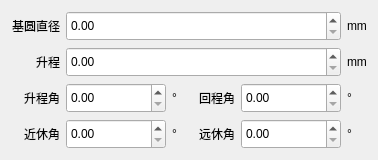
            <widget class="QWidget" name="tab_2">
             <attribute name="title">
              <string>余弦加速度盘形凸轮</string>
             </attribute>
             <layout class="QGridLayout" name="gridLayout_3">
              <item row="4" column="3">
               <spacer name="horizontalSpacer_2">
                <property name="orientation">
                 <enum>Qt::Horizontal</enum>
                </property>
                <property name="sizeHint" stdset="0">
                 <size>
                  <width>10</width>
                  <height>20</height>
                 </size>
                </property>
               </spacer>
              </item>
              <item row="2" column="2">
               <widget class="QLabel" name="label_14">
                <property name="text">
                 <string>°</string>
                </property>
               </widget>
              </item>
              <item row="2" column="5">
               <widget class="QDoubleSpinBox" name="huichengjiao">
                <property name="minimumSize">
                 <size>
                  <width>100</width>
                  <height>30</height>
                 </size>
                </property>
               </widget>
              </item>
              <item row="4" column="5">
               <widget class="QDoubleSpinBox" name="yuanxiujiao">
                <property name="minimumSize">
                 <size>
                  <width>100</width>
                  <height>30</height>
                 </size>
                </property>
               </widget>
              </item>
              <item row="4" column="1">
               <widget class="QDoubleSpinBox" name="jinxiujiao">
                <property name="minimumSize">
                 <size>
                  <width>100</width>
                  <height>30</height>
                 </size>
                </property>
               </widget>
              </item>
              <item row="2" column="4">
               <widget class="QLabel" name="label_16">
                <property name="text">
                 <string>回程角</string>
                </property>
               </widget>
              </item>
              <item row="4" column="4">
               <widget class="QLabel" name="label_18">
                <property name="text">
                 <string>远休角</string>
                </property>
               </widget>
              </item>
              <item row="2" column="6">
               <widget class="QLabel" name="label_15">
                <property name="sizePolicy">
                 <sizepolicy hsizetype="Preferred" vsizetype="Preferred">
                  <horstretch>0</horstretch>
                  <verstretch>0</verstretch>
                 </sizepolicy>
                </property>
                <property name="text">
                 <string>°</string>
                </property>
               </widget>
              </item>
              <item row="4" column="6">
               <widget class="QLabel" name="label_17">
                <property name="sizePolicy">
                 <sizepolicy hsizetype="Preferred" vsizetype="Preferred">
                  <horstretch>0</horstretch>
                  <verstretch>0</verstretch>
                 </sizepolicy>
                </property>
                <property name="text">
                 <string>°</string>
                </property>
               </widget>
              </item>
              <item row="1" column="1" colspan="5">
               <widget class="QDoubleSpinBox" name="shengcheng">
                <property name="sizePolicy">
                 <sizepolicy hsizetype="Preferred" vsizetype="Fixed">
                  <horstretch>0</horstretch>
                  <verstretch>0</verstretch>
                 </sizepolicy>
                </property>
                <property name="minimumSize">
                 <size>
                  <width>0</width>
                  <height>30</height>
                 </size>
                </property>
               </widget>
              </item>
              <item row="4" column="2">
               <widget class="QLabel" name="label_19">
                <property name="text">
                 <string>°</string>
                </property>
               </widget>
              </item>
              <item row="1" column="6">
               <widget class="QLabel" name="label_9">
                <property name="sizePolicy">
                 <sizepolicy hsizetype="Fixed" vsizetype="Preferred">
                  <horstretch>0</horstretch>
                  <verstretch>0</verstretch>
                 </sizepolicy>
                </property>
                <property name="text">
                 <string>mm</string>
                </property>
               </widget>
              </item>
              <item row="1" column="0">
               <widget class="QLabel" name="label_10">
                <property name="sizePolicy">
                 <sizepolicy hsizetype="Preferred" vsizetype="Preferred">
                  <horstretch>0</horstretch>
                  <verstretch>0</verstretch>
                 </sizepolicy>
                </property>
                <property name="text">
                 <string>升程</string>
                </property>
                <property name="alignment">
                 <set>Qt::AlignRight|Qt::AlignTrailing|Qt::AlignVCenter</set>
                </property>
               </widget>
              </item>
              <item row="0" column="1" colspan="5">
               <widget class="QDoubleSpinBox" name="jiyuanzhijing">
                <property name="sizePolicy">
                 <sizepolicy hsizetype="Preferred" vsizetype="Fixed">
                  <horstretch>0</horstretch>
                  <verstretch>0</verstretch>
                 </sizepolicy>
                </property>
                <property name="minimumSize">
                 <size>
                  <width>0</width>
                  <height>30</height>
                 </size>
                </property>
               </widget>
              </item>
              <item row="2" column="1">
               <widget class="QDoubleSpinBox" name="shengchengjiao">
                <property name="minimumSize">
                 <size>
                  <width>100</width>
                  <height>30</height>
                 </size>
                </property>
               </widget>
              </item>
              <item row="0" column="6">
               <widget class="QLabel" name="label_8">
                <property name="sizePolicy">
                 <sizepolicy hsizetype="Fixed" vsizetype="Preferred">
                  <horstretch>0</horstretch>
                  <verstretch>0</verstretch>
                 </sizepolicy>
                </property>
                <property name="text">
                 <string>mm</string>
                </property>
               </widget>
              </item>
              <item row="4" column="0">
               <widget class="QLabel" name="label_20">
                <property name="text">
                 <string>近休角</string>
                </property>
                <property name="alignment">
                 <set>Qt::AlignRight|Qt::AlignTrailing|Qt::AlignVCenter</set>
                </property>
               </widget>
              </item>
              <item row="2" column="3">
               <spacer name="horizontalSpacer">
                <property name="orientation">
                 <enum>Qt::Horizontal</enum>
                </property>
                <property name="sizeHint" stdset="0">
                 <size>
                  <width>10</width>
                  <height>20</height>
                 </size>
                </property>
               </spacer>
              </item>
              <item row="2" column="0">
               <widget class="QLabel" name="label_13">
                <property name="text">
                 <string>升程角</string>
                </property>
                <property name="alignment">
                 <set>Qt::AlignRight|Qt::AlignTrailing|Qt::AlignVCenter</set>
                </property>
               </widget>
              </item>
              <item row="0" column="0">
               <widget class="QLabel" name="label_7">
                <property name="sizePolicy">
                 <sizepolicy hsizetype="Fixed" vsizetype="Preferred">
                  <horstretch>0</horstretch>
                  <verstretch>0</verstretch>
                 </sizepolicy>
                </property>
                <property name="text">
                 <string>基圆直径</string>
                </property>
                <property name="alignment">
                 <set>Qt::AlignRight|Qt::AlignTrailing|Qt::AlignVCenter</set>
                </property>
               </widget>
              </item>
             </layout>
            </widget>
